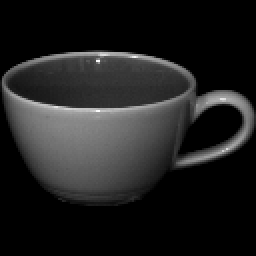
#> input picture Input/obj18__0.png, 128 x 128 px (shown 2 times larger); its folder holds only this picture in this run
$ python HTcanny_segmentation.py   (older library calls are emulated)
#> lines starting #> are read from the running program, lines starting #| are printed output that depends on the picture; after the words box and inside, x2 and y2 are one past the last pixel; in counts of white or black regions, pixels touching at a corner belong together
#> in process_folder, img is the input picture: shape (128, 128); min 0, max 255, mean 32.2
import cv2
import numpy as np
import os
import matplotlib.pyplot as plt

def improved_canny(image):
    median = cv2.medianBlur(image, 3)

    gx = cv2.Sobel(median, cv2.CV_64F, 1, 0, ksize=3)
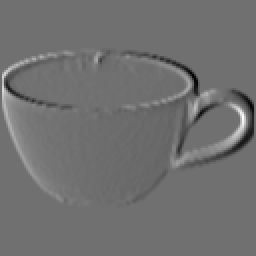
#> gx: shape (128, 128) float64 (shown 2 times larger); min -333, max 424, mean 0.1; drawn with min black and max white
    gy = cv2.Sobel(median, cv2.CV_64F, 0, 1, ksize=3)
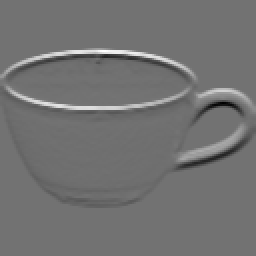
#> gy: shape (128, 128) float64 (shown 2 times larger); min -600, max 733, mean 0; drawn with min black and max white
    magnitude = np.sqrt(gx**2 + gy**2)
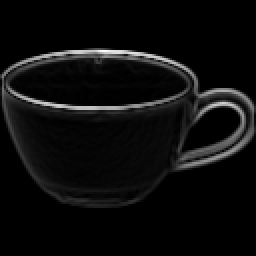
#> magnitude: shape (128, 128) float64 (shown 2 times larger); min 0, max 733.6, mean 37.6; drawn with min black and max white
    magnitude = np.uint8(255 * magnitude / np.max(magnitude))

    high_thresh, _ = cv2.threshold(
        magnitude, 0, 255, cv2.THRESH_BINARY + cv2.THRESH_OTSU
    )
#> high_thresh = 62
    low_thresh = 0.5 * high_thresh
#> low_thresh = 31

    edges = cv2.Canny(median, low_thresh, high_thresh)
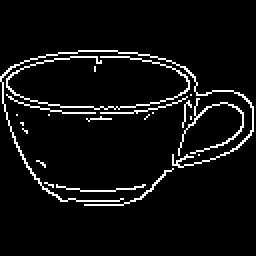
#> edges: shape (128, 128) (shown 2 times larger); 5.7% white in thin lines or dots, all inside (x1, y1, x2, y2) = (0, 25, 127, 103)
    return edges


def generate_mask_from_edges(edges, original_img):
    kernel = np.ones((5, 5), np.uint8)
    closed = cv2.morphologyEx(edges, cv2.MORPH_CLOSE, kernel)
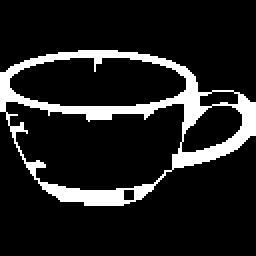
#> closed: shape (128, 128) (shown 2 times larger); 12.5% white; 1 white region

    contours, _ = cv2.findContours(
        closed, cv2.RETR_EXTERNAL, cv2.CHAIN_APPROX_SIMPLE
    )
#> contours = 1 contour; box (x1, y1, x2, y2) and area: (0, 25, 128, 103) 6992

    mask = np.zeros_like(original_img)

    if contours:
        largest = max(contours, key=cv2.contourArea)
#> largest = contour of 129 points, box (x1, y1, x2, y2) (0, 25, 128, 103), area 6992
        cv2.drawContours(mask, [largest], -1, 255, thickness=cv2.FILLED)
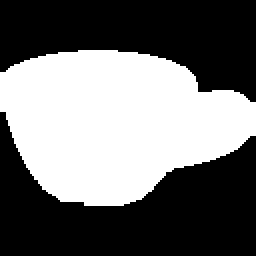
#> mask: shape (128, 128) (shown 2 times larger); 43.7% white; 1 white region, box (x1, y1, x2, y2) and area: (0, 25, 128, 103) 7152
    return mask


def process_folder(input_folder, output_folder):
    os.makedirs(output_folder, exist_ok=True)
    for filename in os.listdir(input_folder):
        if filename.lower().endswith((".png", ".jpg", ".bmp")):
            img_path = os.path.join(input_folder, filename)
            img = cv2.imread(img_path, cv2.IMREAD_GRAYSCALE)
            if img is None:
                continue
            edges = improved_canny(img)
            mask = generate_mask_from_edges(edges, img)
            save_path = os.path.join(output_folder, filename)
            cv2.imwrite(save_path, mask)


if __name__ == "__main__":

    input_folder = "Input"
    output_folder = "results/HTcanny"
    process_folder(input_folder, output_folder)

$ run again, on Input/obj1__1.png
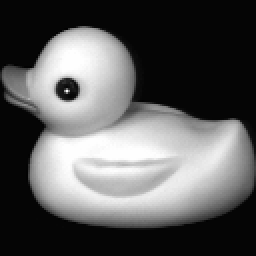
#> input picture Input/obj1__1.png, 128 x 128 px (shown 2 times larger)
#> in process_folder, img is the input picture: shape (128, 128); min 0, max 254, mean 91.7
#> high_thresh = 53
#> low_thresh = 26.5
#> in improved_canny, `edges = cv2.Canny(median, low_thresh, high_thresh)`:
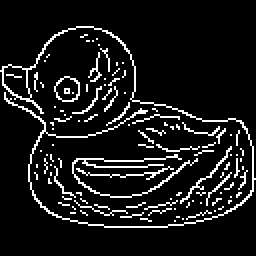
#> edges: shape (128, 128) (shown 2 times larger); 9.6% white in thin lines or dots, all inside (x1, y1, x2, y2) = (0, 13, 128, 114)
#> closed: shape (128, 128); 25.9% white; 1 white region
#> contours = 1 contour; box (x1, y1, x2, y2) and area: (0, 13, 128, 114) 8041
#> largest = contour of 153 points, box (x1, y1, x2, y2) (0, 13, 128, 114), area 8041
#> in generate_mask_from_edges, `cv2.drawContours(mask, [largest], -1, 255, thickness=cv2.FILLED)`:
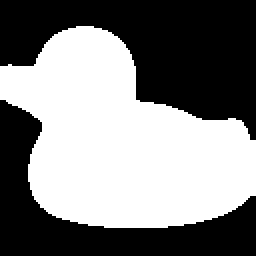
#> mask: shape (128, 128) (shown 2 times larger); 50.2% white; 2 black regions, box (x1, y1, x2, y2) and area: (0, 0, 128, 70) 4923, (0, 50, 128, 128) 3233

$ run again, on Input/obj3__0.png
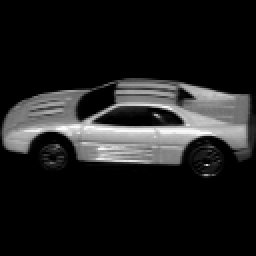
#> input picture Input/obj3__0.png, 128 x 128 px (shown 2 times larger)
#> in process_folder, img is the input picture: shape (128, 128); min 0, max 255, mean 30.7
#> high_thresh = 61
#> low_thresh = 30.5
#> in improved_canny, `edges = cv2.Canny(median, low_thresh, high_thresh)`:
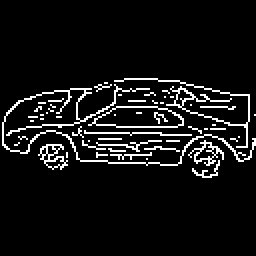
#> edges: shape (128, 128) (shown 2 times larger); 7.5% white in thin lines or dots, all inside (x1, y1, x2, y2) = (1, 39, 128, 89)
#> closed: shape (128, 128); 21.1% white; 1 white region
#> contours = 1 contour; box (x1, y1, x2, y2) and area: (0, 39, 128, 89) 4455
#> largest = contour of 125 points, box (x1, y1, x2, y2) (0, 39, 128, 89), area 4455
#> in generate_mask_from_edges, `cv2.drawContours(mask, [largest], -1, 255, thickness=cv2.FILLED)`:
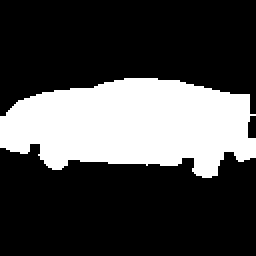
#> mask: shape (128, 128) (shown 2 times larger); 28.2% white; 1 white region, box (x1, y1, x2, y2) and area: (0, 39, 128, 89) 4625
